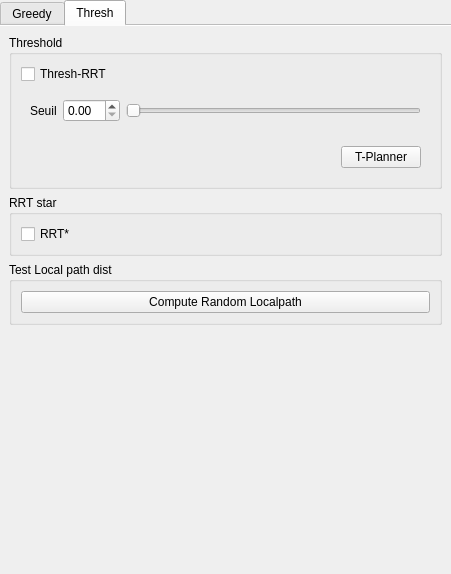
<?xml version="1.0" encoding="UTF-8"?>
<ui version="4.0">
 <class>UtilWidget</class>
 <widget class="QWidget" name="UtilWidget">
  <property name="geometry">
   <rect>
    <x>0</x>
    <y>0</y>
    <width>451</width>
    <height>574</height>
   </rect>
  </property>
  <property name="windowTitle">
   <string>Form</string>
  </property>
  <layout class="QVBoxLayout" name="verticalLayout">
   <property name="margin">
    <number>0</number>
   </property>
   <item>
    <widget class="QTabWidget" name="tabWidgetUtil">
     <property name="currentIndex">
      <number>1</number>
     </property>
     <property name="documentMode">
      <bool>true</bool>
     </property>
     <widget class="QWidget" name="tabGreedy">
      <attribute name="title">
       <string>Greedy</string>
      </attribute>
      <layout class="QVBoxLayout" name="verticalLayout_18">
       <item>
        <layout class="QGridLayout" name="gridLayout_6">
         <item row="0" column="1">
          <widget class="QCheckBox" name="checkBoxDebug">
           <property name="text">
            <string>Debug</string>
           </property>
          </widget>
         </item>
         <item row="1" column="1">
          <widget class="QCheckBox" name="checkBoxRecomputeTrajCost">
           <property name="text">
            <string>Recompute Traj Cost</string>
           </property>
          </widget>
         </item>
         <item row="0" column="2">
          <widget class="QCheckBox" name="checkBoxWithShortCut_2">
           <property name="text">
            <string>With Short Cut</string>
           </property>
          </widget>
         </item>
         <item row="1" column="2">
          <widget class="QCheckBox" name="checkBoxUseTRRT">
           <property name="text">
            <string>With T-RRT</string>
           </property>
          </widget>
         </item>
         <item row="1" column="0">
          <spacer name="horizontalSpacer_13">
           <property name="orientation">
            <enum>Qt::Horizontal</enum>
           </property>
           <property name="sizeHint" stdset="0">
            <size>
             <width>40</width>
             <height>20</height>
            </size>
           </property>
          </spacer>
         </item>
         <item row="1" column="3">
          <spacer name="horizontalSpacer_14">
           <property name="orientation">
            <enum>Qt::Horizontal</enum>
           </property>
           <property name="sizeHint" stdset="0">
            <size>
             <width>40</width>
             <height>20</height>
            </size>
           </property>
          </spacer>
         </item>
        </layout>
       </item>
       <item>
        <layout class="QVBoxLayout" name="greedyLayout"/>
       </item>
       <item>
        <spacer name="verticalSpacer_8">
         <property name="orientation">
          <enum>Qt::Vertical</enum>
         </property>
         <property name="sizeHint" stdset="0">
          <size>
           <width>20</width>
           <height>40</height>
          </size>
         </property>
        </spacer>
       </item>
      </layout>
     </widget>
     <widget class="QWidget" name="tabThreshold">
      <attribute name="title">
       <string>Thresh</string>
      </attribute>
      <layout class="QVBoxLayout" name="verticalLayout_3">
       <item>
        <widget class="QGroupBox" name="groupBoxThresholdPlanner">
         <property name="title">
          <string>Threshold</string>
         </property>
         <layout class="QVBoxLayout" name="verticalLayout_2">
          <item>
           <widget class="QCheckBox" name="checkBoxIsCostThreshold">
            <property name="text">
             <string>Thresh-RRT</string>
            </property>
           </widget>
          </item>
          <item>
           <widget class="QWidget" name="widgetThresh" native="true">
            <layout class="QGridLayout" name="gridLayout_2">
             <item row="0" column="1">
              <widget class="QDoubleSpinBox" name="doubleSpinBoxCostThresh"/>
             </item>
             <item row="0" column="2">
              <widget class="QSlider" name="horizontalSliderCostThresh">
               <property name="orientation">
                <enum>Qt::Horizontal</enum>
               </property>
              </widget>
             </item>
             <item row="0" column="0">
              <widget class="QLabel" name="label_2">
               <property name="text">
                <string>Seuil</string>
               </property>
              </widget>
             </item>
            </layout>
           </widget>
          </item>
          <item>
           <widget class="QWidget" name="widget_3" native="true">
            <layout class="QGridLayout" name="gridLayout_3">
             <item row="0" column="1">
              <widget class="QPushButton" name="pushButtonThresholdPlanner">
               <property name="text">
                <string>T-Planner</string>
               </property>
              </widget>
             </item>
             <item row="0" column="0">
              <spacer name="horizontalSpacer_6">
               <property name="orientation">
                <enum>Qt::Horizontal</enum>
               </property>
               <property name="sizeHint" stdset="0">
                <size>
                 <width>40</width>
                 <height>20</height>
                </size>
               </property>
              </spacer>
             </item>
            </layout>
           </widget>
          </item>
         </layout>
        </widget>
       </item>
       <item>
        <widget class="QGroupBox" name="groupBoxRRTstar">
         <property name="title">
          <string>RRT star</string>
         </property>
         <layout class="QVBoxLayout" name="verticalLayout_4">
          <item>
           <widget class="QCheckBox" name="checkBoxRRTstar">
            <property name="text">
             <string>RRT*</string>
            </property>
           </widget>
          </item>
         </layout>
        </widget>
       </item>
       <item>
        <widget class="QGroupBox" name="groupBox">
         <property name="title">
          <string>Test Local path dist</string>
         </property>
         <layout class="QVBoxLayout" name="verticalLayout_5">
          <item>
           <widget class="QPushButton" name="pushButtonComputeRandomLP">
            <property name="text">
             <string>Compute Random Localpath</string>
            </property>
           </widget>
          </item>
         </layout>
        </widget>
       </item>
       <item>
        <spacer name="verticalSpacer">
         <property name="orientation">
          <enum>Qt::Vertical</enum>
         </property>
         <property name="sizeHint" stdset="0">
          <size>
           <width>20</width>
           <height>40</height>
          </size>
         </property>
        </spacer>
       </item>
      </layout>
     </widget>
    </widget>
   </item>
  </layout>
 </widget>
 <resources/>
 <connections/>
</ui>
